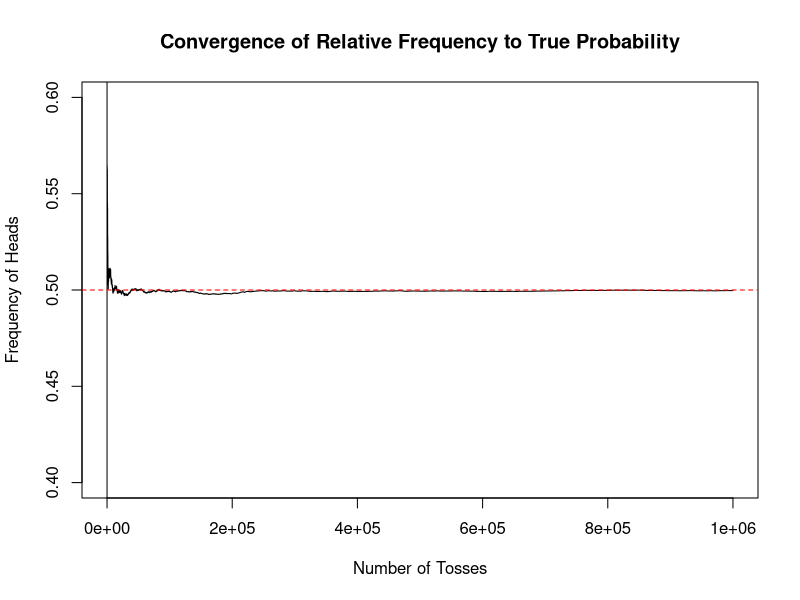

R code for this plot:
## ---- chunk 1
A <- c(1,2,3)
B <- c(2,4,6)
union(A,B)
intersect(A,B)
## ---- chunk 2
B <- c(2,4,6)
C <- c(1,3,5)
intersect(B, C)
## ---- chunk 3
# Define the coin
coin <- 0:1
# Toss the coin n times
n <- 1000000
results <- replicate(n, sample(coin, size = 1))
# Calculate cumulative frequency of Heads
heads_freq <- cumsum(results == 1) / (1:n)
# Plot the convergence
plot(1:n, heads_freq, type = "l", ylim = c(0.4, 0.6),
xlab = "Number of Tosses", ylab = "Frequency of Heads",
main = "Convergence of Relative Frequency to True Probability")
abline(h = 0.5, col = "red", lty = 2)
## ---- chunk 4
aapl_prices <- read.csv("data/aapl_prices.csv")
## ---- chunk 5
getwd()
## ---- chunk 6
getwd()
